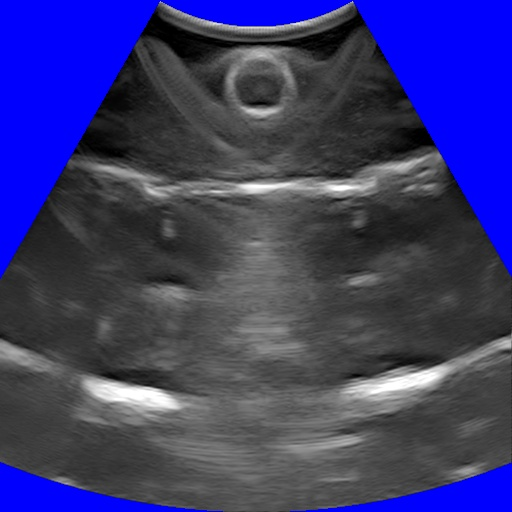
#> input picture main.jpg, 512 x 512 px
$ python blurr.py
#> lines starting #> are read from the running program, lines starting #| are printed output that depends on the picture; long printed decimals are rounded
import numpy as np
import cv2 as cv


img = cv.imread("./main.jpg")
#> img is the input picture: shape (512, 512, 3); mean B, G, R 112.1, 57.5, 57.5
gray_img = cv.cvtColor(img, cv.COLOR_BGR2GRAY)
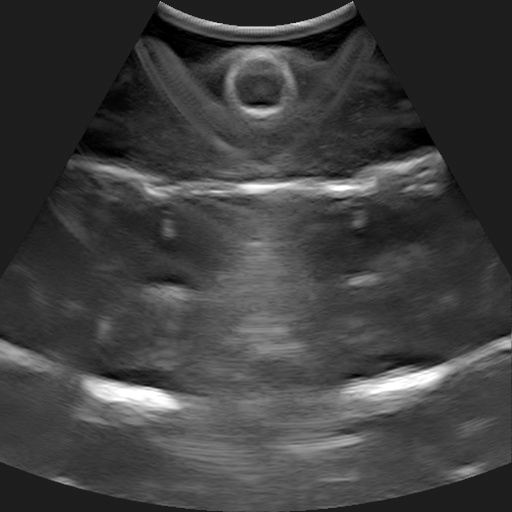
#> gray_img: shape (512, 512); min 0, max 255, mean 63.7

image  = np.asarray(gray_img)


laplacian = np.array([[0, -1, 0], [-1, 4, -1], [0, -1, 0]])


new_image = np.zeros((len(image) -2, len(image[0] - 2)), np.float32)
#> new_image: shape (510, 512) float32; every value is 0


def convolve(arr1, arr2):
    final = 0
    for i in range(len(arr1)):
        for j in range(len(arr1[0])):
            final += arr1[i][j] * arr2[i][j]

    return(final)

for i in range(len(image)-2):
    for j in range(len(image[0])-2):
        # print(image[i:i+3 , j:j+3] , laplacian)
        new_image[i][j] = convolve(gray_img[i:i+3 ,j:j+3] , laplacian)
#> this loop made 510 passes
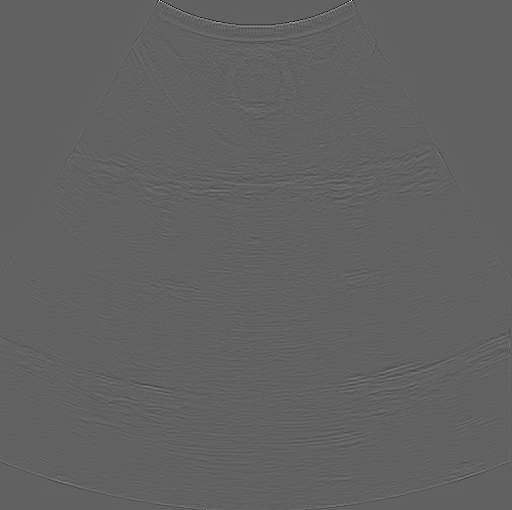
#> new_image: shape (510, 512) float32; min -283, max 455, mean 0; drawn with min black and max white


# Calculate the variance of the values
new_image = new_image.flatten()

mean = np.mean(new_image)
variance = np.var(new_image)


# Higher the variance less blurr
print(variance)
#| 93.178
